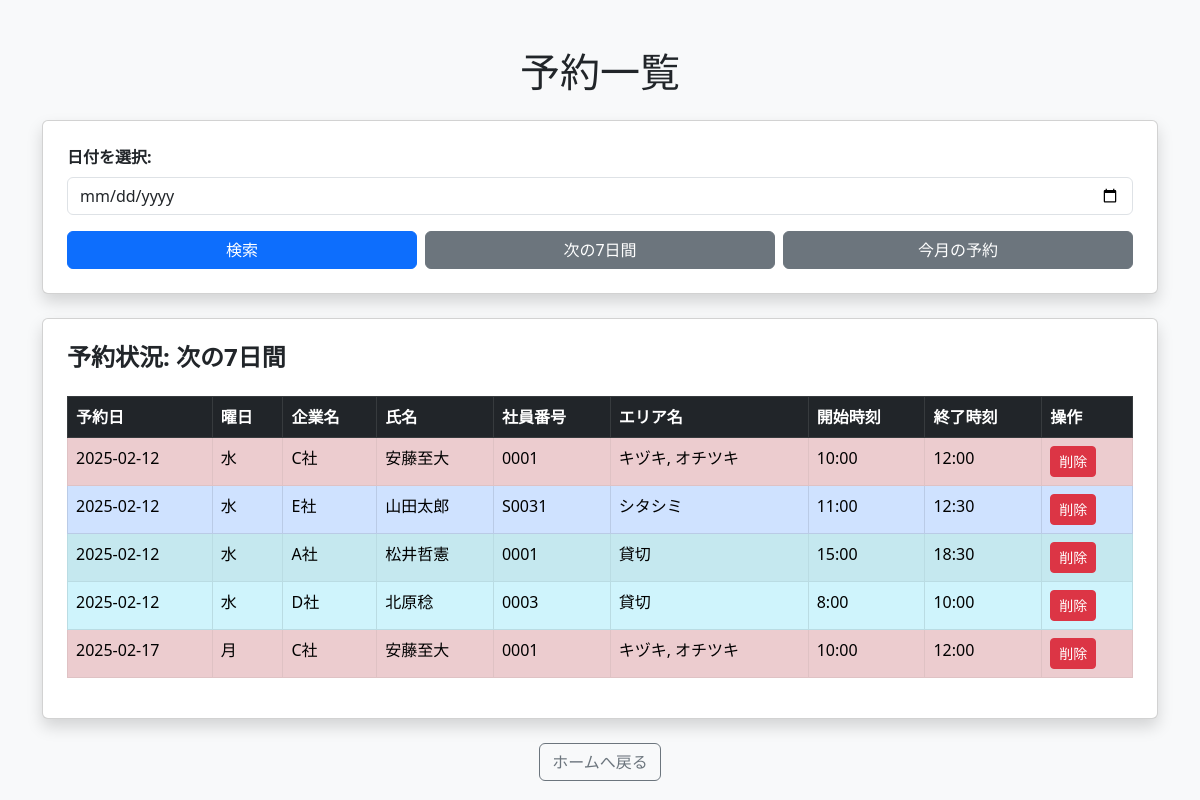
/reservations_list?range=7days, run on an earlier commit of the app's database.
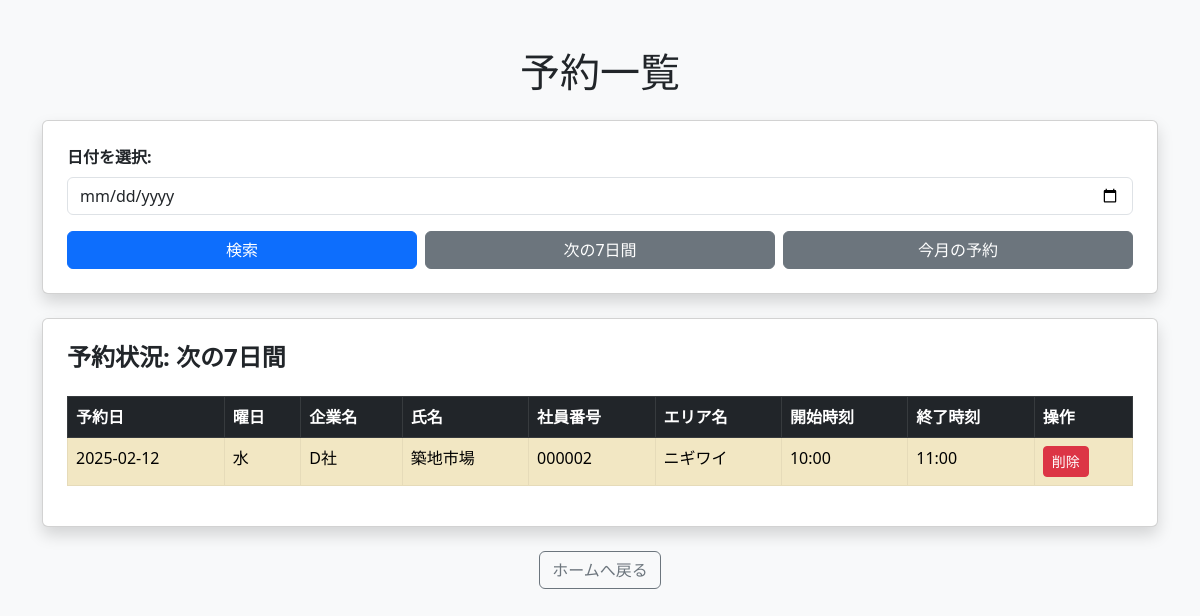
And on a later commit of the database.
### app.py (models this page shows)
class Reservation(db.Model):
    id = db.Column(db.Integer, primary_key=True)
    company = db.Column(db.String(50), nullable=False)  # 企業名
    name = db.Column(db.String(100), nullable=False)  # 氏名
    employee_id = db.Column(db.String(20), nullable=False)  # 社員番号
    area = db.Column(db.String(100), nullable=False)  # 予約エリア（複数選択可能）
    date = db.Column(db.Date, nullable=False)  # ✅ String → Date に変更
    start_time = db.Column(db.String(5), nullable=False)
    end_time = db.Column(db.String(5), nullable=False)
    created_at = db.Column(db.DateTime, default=datetime.utcnow)

### app.py (the view)
@app.route('/reservations_list', methods=['GET'])
def reservations_list():
    date = request.args.get('date')
    range_type = request.args.get('range')
    today = datetime.today().strftime('%Y-%m-%d')
    if range_type == "7days":
        end_date = (datetime.today() + timedelta(days=7)).strftime('%Y-%m-%d')
        reservations = Reservation.query.filter(
            and_(Reservation.date >= today, Reservation.date <= end_date)
        ).order_by(Reservation.date, Reservation.start_time).all()
    elif range_type == "month":
        end_date = (datetime.today().replace(day=1) + timedelta(days=31)).strftime('%Y-%m-%d')
        reservations = Reservation.query.filter(
            and_(Reservation.date >= today, Reservation.date <= end_date)
        ).order_by(Reservation.date, Reservation.start_time).all()
    elif date:
        try:
            date = datetime.strptime(date, "%Y-%m-%d").date()  # ✅ ここで型変換をチェック
        except ValueError:
            date = None
        reservations = Reservation.query.filter_by(date=date).order_by(Reservation.start_time).all()
    else:
        reservations = []
    return render_template('reservations_list.html', reservations=reservations, selected_date=date, range_type=range_type)

### templates/reservations_list.html (shortened to what this page needs)
<!DOCTYPE html>
<html lang="ja">
<head>
    <link href="https://cdn.jsdelivr.net/npm/bootstrap@5.3.0/dist/css/bootstrap.min.css" rel="stylesheet">
</head>
<body class="bg-light">
    <div class="container mt-5">
        <h1 class="text-center mb-4">予約一覧</h1>
        <div class="card shadow p-4">
            <form method="get" action="/reservations_list">
                <div class="mb-3">
                    <label for="date" class="form-label fw-bold">日付を選択:</label>
                    <input type="date" id="date" name="date" class="form-control" required>
                </div>
                <div class="d-flex gap-2">
                    <button type="submit" class="btn btn-primary w-100">検索</button>
                    <a href="/reservations_list?range=7days" class="btn btn-secondary w-100">次の7日間</a>
                    <a href="/reservations_list?range=month" class="btn btn-secondary w-100">今月の予約</a>
                </div>
            </form>
        </div>
        <div class="card shadow p-4 mt-4">
            <h4 class="fw-bold">予約状況:
                {{ selected_date if selected_date else ("次の7日間" if range_type == "7days" else "今月の予約" if range_type == "month" else "日付を選択してください") }}
            </h4>
            {% if reservations %}
            <div class="table-responsive">
                <table class="table table-striped table-hover table-bordered mt-3">
                    <thead class="table-dark">
                        <tr>
                            <th>予約日</th>
                            <th>曜日</th>
                            <th>企業名</th>
                            <th>氏名</th>
                            <th>社員番号</th>
                            <th>エリア名</th>
                            <th>開始時刻</th>
                            <th>終了時刻</th>
                            <th>操作</th>
                        </tr>
                    </thead>
                    <tbody>
                        {% for reservation in reservations %}
                        <tr class="{% if 'キヅキ' in reservation.area %}table-danger{% elif 'オチツキ' in reservation.area %}table-success{% elif 'シタシミ' in reservation.area %}table-primary{% elif 'ニギワイ' in reservation.area %}table-warning{% elif '貸切' in reservation.area %}table-info{% endif %}">
                            <td>{{ reservation.date }}</td>
                            <td>{{ reservation.date.strftime('%A') | replace('Monday', '月') | replace('Tuesday', '火') | replace('Wednesday', '水') | replace('Thursday', '木') | replace('Friday', '金') | replace('Saturday', '土') | replace('Sunday', '日') }}</td>
                            <td>{{ reservation.company }}</td>
                            <td>{{ reservation.name }}</td>
                            <td>{{ reservation.employee_id }}</td>
                            <td>{{ reservation.area if reservation.area else "未設定" }}</td>
                            <td>{{ reservation.start_time }}</td>
                            <td>{{ reservation.end_time }}</td>
                            <td>
                                <form action="{{ url_for('delete_reservation', reservation_id=reservation.id) }}" method="post">
                                    <button type="submit" class="btn btn-danger btn-sm" onclick="return confirm('本当に削除しますか？');">削除</button>
                                </form>
                            </td>
                        </tr>
                        {% endfor %}
                    </tbody>
                </table>
            </div>
            {% else %}
                <p class="text-muted">この期間に予約はありません。</p>
            {% endif %}
        </div>
        <div class="text-center mt-4">
            <a href="/" class="btn btn-outline-secondary">ホームへ戻る</a>
        </div>
    </div>
</body>
</html>

What changed in the data, as far as the page shows it:
no longer on this page (row edited): Reservation: date "2025-02-12", date "水", company "C社", name "安藤至大", employee_id "0001", area "キヅキ, オチツキ", start_time "10:00", end_time "12:00"
no longer on this page (row edited): Reservation: date "2025-02-12", date "水", company "E社", name "山田太郎", employee_id "S0031", area "シタシミ", start_time "11:00", end_time "12:30"
no longer on this page (row edited): Reservation: date "2025-02-12", date "水", company "A社", name "松井哲憲", employee_id "0001", area "貸切", start_time "15:00", end_time "18:30"
no longer on this page (row edited): Reservation: date "2025-02-12", date "水", company "D社", name "北原稔", employee_id "0003", area "貸切", start_time "8:00", end_time "10:00"
no longer on this page (row edited): Reservation: date "2025-02-17", date "月", company "C社", name "安藤至大", employee_id "0001", area "キヅキ, オチツキ", start_time "10:00", end_time "12:00"
added Reservation: date "2025-02-12", date "水", company "D社", name "築地市場", employee_id "000002", area "ニギワイ", start_time "10:00", end_time "11:00"
